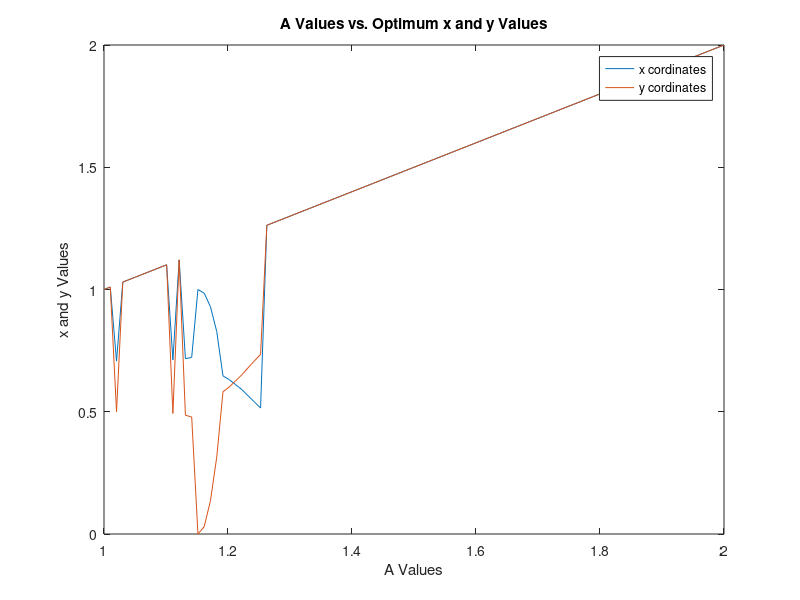

Write MATLAB code to recreate this figure.
% CME100, PSET 4
%
% Problem 1: Gradient Iterations
% Name: Ron Guglielmone

clear;
close all;

% Global Values:
A = linspace(1,2,100);
Xmain = linspace(1,2,100);
Ymain = linspace(1,2,100);

for i = 1 : 100
    
    An = A(i);
    
    t = 0.5;
    x = 0;
    y = 0;
    lastX = 9999;
    lastY = 9999;
    partialX = 9999;
    partialY = 9999;
    counter = 1;
    
    for i = 1 : 100000;
        % Check for Accuracy:
        if (abs(lastX - x) < .0001) && (abs(lastY - y) < 0.0001)
            break
        end
        lastX = x;
        lastY = y;
        
        % Partial Derivatives:
        partialX = (-exp(-y).*(An-2.*x));
        partialY = (exp(-y).*(An.*x - (x.^2) + y - 1));
        
        % Step in Direction of Grad:
        y = y - partialY .* t;
        x = x - partialX .* t;
        counter = counter + 1;
    end
    
    % Main Function:
    z = (x.^2 - An.*x - y) .* exp(-y);
    Xmain(i) = x;
    Ymain(i) = y;
    
end

plot(A, Xmain, A, Ymain)
legend('x cordinates', 'y cordinates')
title('A Values vs. Optimum x and y Values')
xlabel('A Values')
ylabel('x and y Values')

% Print:
% fprintf('Minimum x-cord: %g \n',x);
% fprintf('Minimum y-cord: %g \n',y);
% fprintf('Minimum z-value: %g \n',z);
% fprintf('Number of iterations: %g \n',counter);